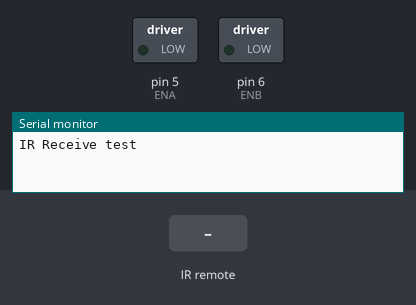
The sketch below on a simulated Arduino Uno, built with avr-gcc and run on an emulated ATmega328P. Parts: switched loads named in the sketch (green lamp = pin HIGH), the last lines printed to the serial monitor. Inputs (shaded band) come from the test bench.

Above: at 1.2 s.
1.3 s: infrared code 0x7B received
At 2.3 s:
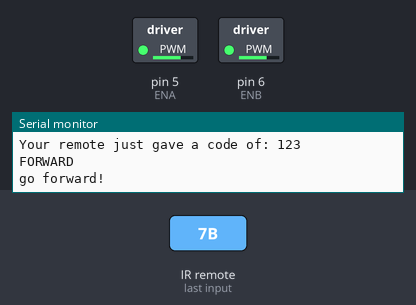
2.8 s: infrared code 0x7C received
At 3.4 s:
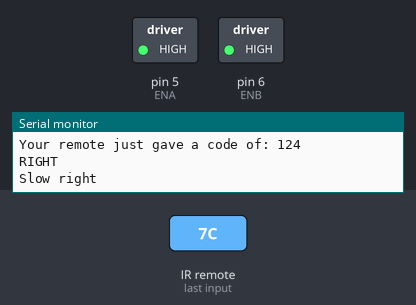
4.3 s: infrared code 0x46 received
At 5.5 s:
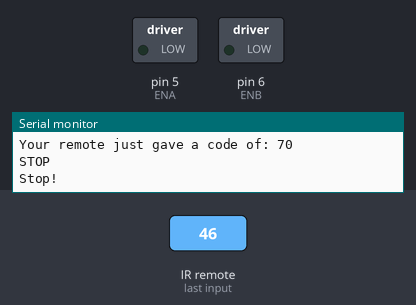
5.8 s: infrared code 0x7D received
At 6.9 s:
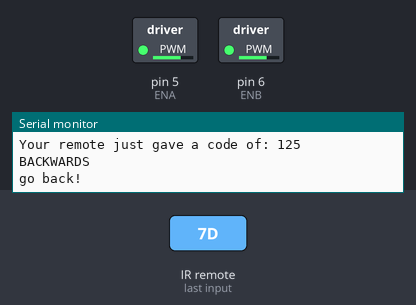
7.3 s: infrared code 0x7E received
At 8.1 s:
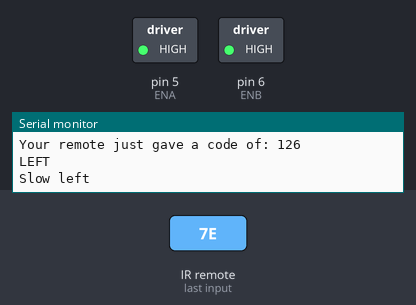
8.8 s: infrared code 0x96 received
At 9.2 s:
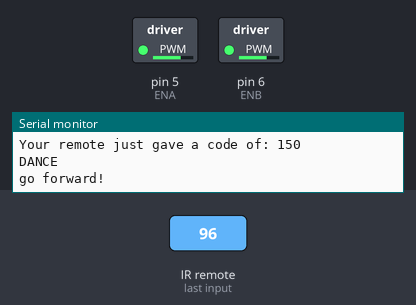
Timing chart, 0 to 19.3 s (numbered marks = the images above; inputs shaded):
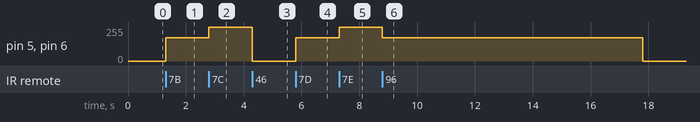

Measured:
- after the input at 1.3 s, pin 5 (ENA), pin 6 (ENB): 0/255 → 175/255 at once
- after the input at 2.8 s, pin 5 (ENA), pin 6 (ENB): 175/255 → 255/255 at once
- after the input at 4.3 s, pin 5 (ENA), pin 6 (ENB): 255/255 → 0/255 at once
- after the input at 5.8 s, pin 5 (ENA), pin 6 (ENB): 0/255 → 175/255 at once
- after the input at 7.3 s, pin 5 (ENA), pin 6 (ENB): 175/255 → 255/255 at once
- after the input at 8.8 s, pin 5 (ENA), pin 6 (ENB): 255/255 → 175/255 at once, → 0/255 9.0 s later

The sketch:

Infrared_TV_Remote.ino
```cpp
/*
Mr. Harms' Coding & Robotics Class
Aldersgate Christian Academy
05.11.2023

The following code for Arduino is written to allow you to control your
robocar with a TV remote. Many of the common infrared remotes can work for this.
To learn which codes your remote transmits, run this code and open the serial monitor
With the serial monitor running, you will see displayed the codes as they are read by
the IR receiver. You will then need to use those codes down in the switch statement
in place of the values that are already there.
*/
#include <IRremote.h>

#define ENA 5
#define ENB 6
#define IN1 7
#define IN2 8
#define IN3 9
#define IN4 11

#define carSpeed 175
#define turnSpeed 175


const byte IR_RECEIVE_PIN = 12;

void setup()
{
   Serial.begin(9600);
   Serial.println("IR Receive test");
   IrReceiver.begin(IR_RECEIVE_PIN, ENABLE_LED_FEEDBACK);
}

void loop()
{
   if (IrReceiver.decode())
   {
      Serial.print("Your remote just gave a code of: ");
      Serial.println(IrReceiver.decodedIRData.command);

      /*
      In the switch statement below, replace the values for each case with
      the code for the corresponding button on your IR remote.
      */
      switch(IrReceiver.decodedIRData.command){
        case 123: Serial.println("FORWARD"); forward(); delay(100); break;
        case 124: Serial.println("RIGHT"); turnRight(); delay(100); break;
        case 125: Serial.println("BACKWARDS"); backward(); delay(100); break;
        case 126: Serial.println("LEFT"); turnLeft(); delay(100); break;
        case 70: Serial.println("STOP"); stop(); delay(100); break;
        case 150: Serial.println("DANCE"); dance(); break;
     }

      IrReceiver.resume();

   }
}

void forward(){
  analogWrite(ENA, carSpeed);
  analogWrite(ENB, carSpeed);
  digitalWrite(IN1, HIGH);
  digitalWrite(IN2, LOW);
  digitalWrite(IN3, LOW);
  digitalWrite(IN4, HIGH);
  Serial.println("go forward!");
}

void backward(){
  analogWrite(ENA, carSpeed);
  analogWrite(ENB, carSpeed);
  digitalWrite(IN1, LOW);
  digitalWrite(IN2, HIGH);
  digitalWrite(IN3, HIGH);
  digitalWrite(IN4, LOW);
  Serial.println("go back!");
}

void turnRight(){
  digitalWrite(ENA,turnSpeed); //enable L298n A channel
  digitalWrite(ENB,turnSpeed); //enable L298n B channel
  digitalWrite(IN1,HIGH); //set IN1 hight level
  digitalWrite(IN2,LOW);  //set IN2 low level
  digitalWrite(IN3,LOW);  //set IN3 low level
  digitalWrite(IN4,LOW); //set IN4 low level
  Serial.println("Slow right");//send message to serial monitor
}

void turnLeft(){
  digitalWrite(ENA,turnSpeed); //enable L298n A channel
  digitalWrite(ENB,turnSpeed); //enable L298n B channel
  digitalWrite(IN1,LOW); //set IN1 hight level
  digitalWrite(IN2,LOW);  //set IN2 low level
  digitalWrite(IN3,LOW);  //set IN3 low level
  digitalWrite(IN4,HIGH); //set IN4 low level
  Serial.println("Slow left");//send message to serial monitor
}
void spinLeft(){
  analogWrite(ENA, turnSpeed);
  analogWrite(ENB, turnSpeed);
  digitalWrite(IN1, LOW);
  digitalWrite(IN2, HIGH);
  digitalWrite(IN3, LOW);
  digitalWrite(IN4, HIGH);
  Serial.println("go left!");
}

void spinRight(){
  analogWrite(ENA, turnSpeed);
  analogWrite(ENB, turnSpeed);
  digitalWrite(IN1, HIGH);
  digitalWrite(IN2, LOW);
  digitalWrite(IN3, HIGH);
  digitalWrite(IN4, LOW);
  Serial.println("go right!");
}

void stop(){
   digitalWrite(ENA, LOW);
   digitalWrite(ENB, LOW);
   Serial.println("Stop!");
}

void dance(){
   forward();
   delay(1000);
   spinLeft();
   delay(500);
   spinRight();
   delay(1000);
   spinLeft();
   delay(500);
   forward();
   delay(1000);
   spinLeft();
   delay(500);
   spinRight();
   delay(1000);
   spinLeft();
   delay(500);
   backward();
   delay(1000);
   spinLeft();
   delay(500);
   spinRight();
   delay(1000);
   spinLeft();
   delay(500);
   stop();
}
```
